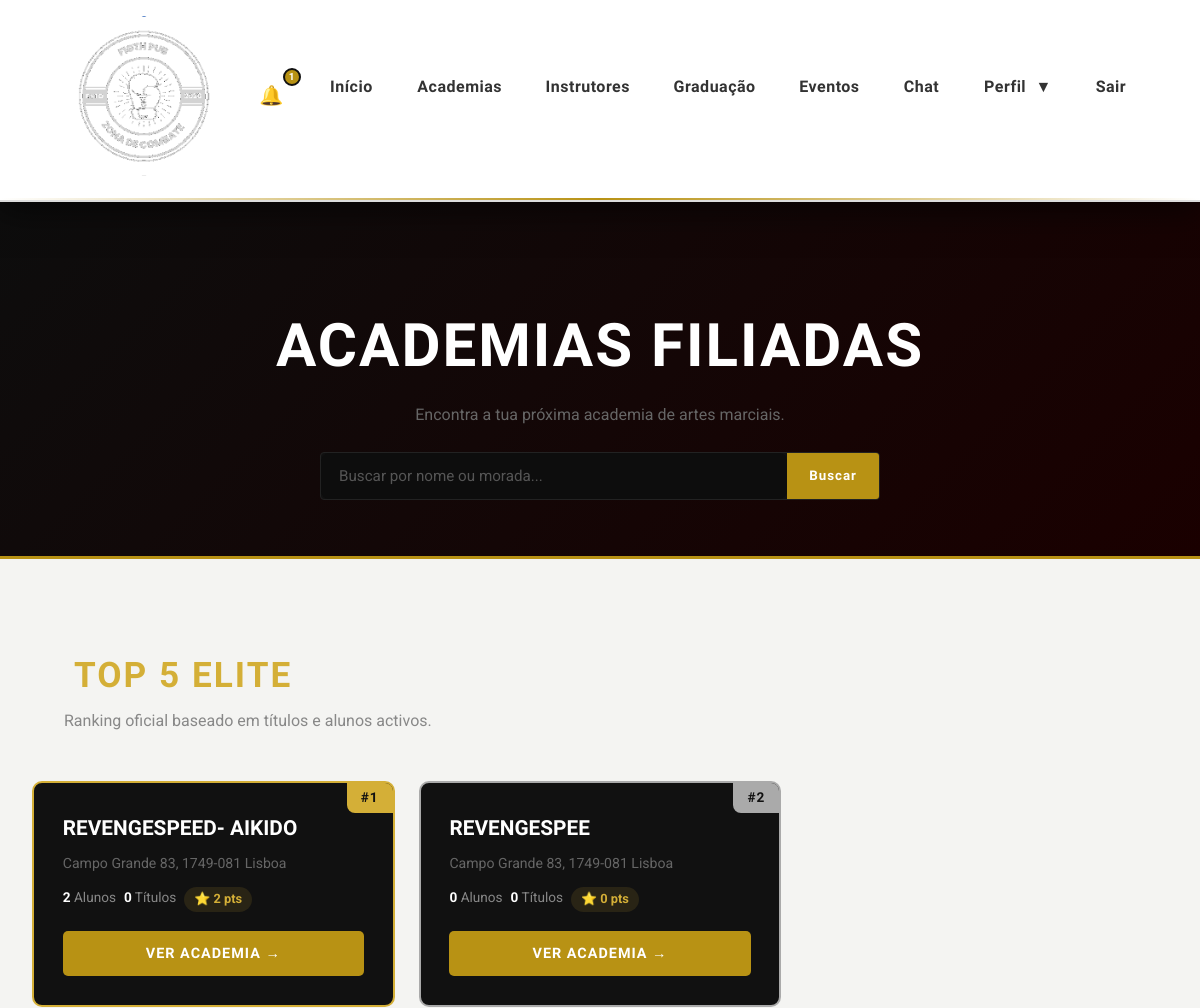
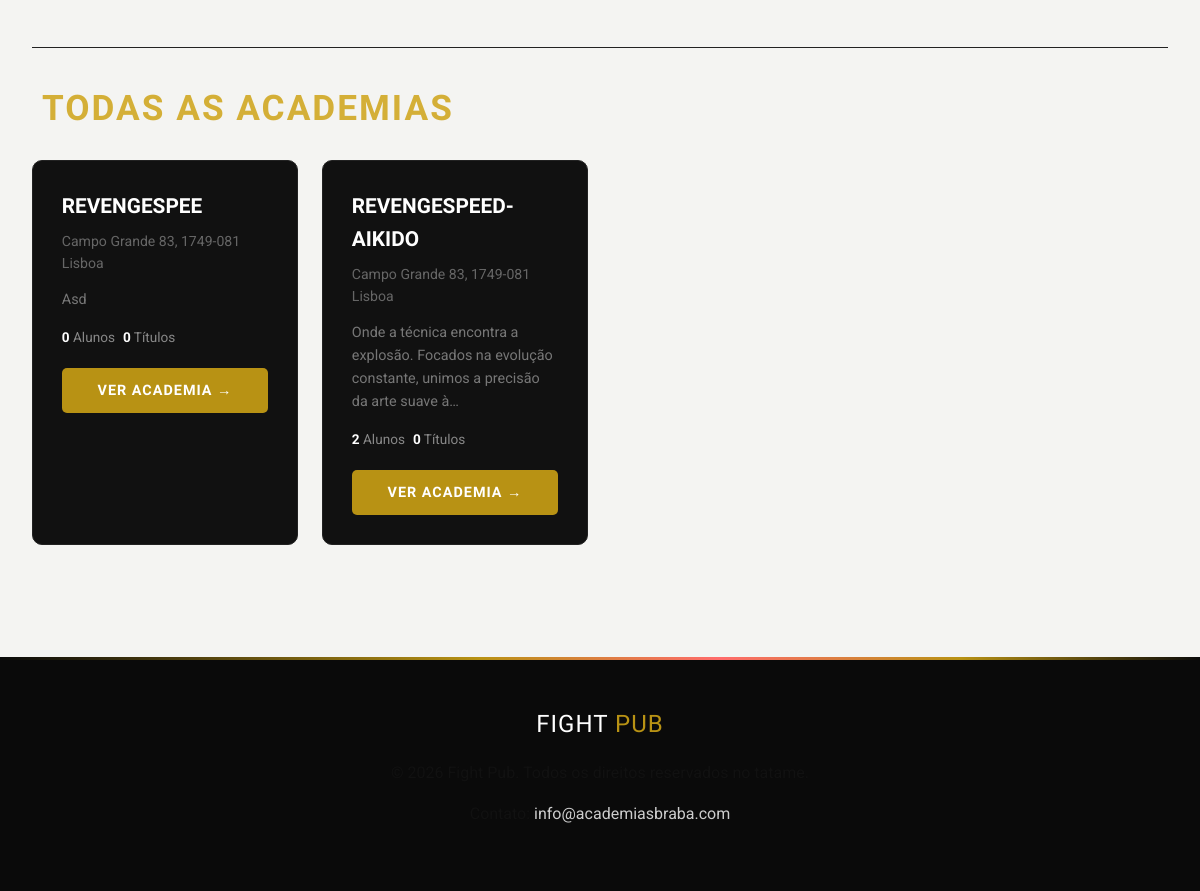
The page /academies.php (signed in) on the database its author committed (2 pictures, top to bottom).
### tables this page shows
CREATE TABLE academies (
        id INTEGER PRIMARY KEY AUTOINCREMENT, 
        name TEXT NOT NULL, 
        address TEXT, 
        description TEXT, 
        num_students INTEGER DEFAULT 0, 
        num_titles INTEGER DEFAULT 0
    , avatar TEXT);

### academies.php (the view, shortened to what this page needs)
<?php
include 'header.php';
$db = new SQLite3('academies.db');
$db->exec("CREATE TABLE IF NOT EXISTS reviews (
    id INTEGER PRIMARY KEY AUTOINCREMENT,
    academy_id INTEGER NOT NULL,
    user_id INTEGER NOT NULL,
    rating INTEGER NOT NULL,
    comment TEXT,
    created_at DATETIME DEFAULT CURRENT_TIMESTAMP,
    UNIQUE(academy_id, user_id)
)");
$search         = isset($_GET['search']) ? trim($_GET['search']) : '';
$search_escaped = SQLite3::escapeString($search);
$is_searching   = !empty($search);
if (!$is_searching) {
    $result_top5 = $db->query("
        SELECT a.*, COUNT(DISTINCT s.id) as real_num_students,
               ROUND(AVG(CAST(r.rating AS FLOAT)),1) as avg_rating,
               COUNT(DISTINCT r.id) as total_reviews
        FROM academies a
        LEFT JOIN students s  ON a.id = s.academy_id
        LEFT JOIN reviews  r  ON a.id = r.academy_id
        GROUP BY a.id
        ORDER BY (a.num_titles + COUNT(DISTINCT s.id)) DESC
        LIMIT 5
    ");
}
$result_all = $db->query("
    SELECT a.*, COUNT(DISTINCT s.id) as real_num_students,
           ROUND(AVG(CAST(r.rating AS FLOAT)),1) as avg_rating,
           COUNT(DISTINCT r.id) as total_reviews
    FROM academies a
    LEFT JOIN students s  ON a.id = s.academy_id
    LEFT JOIN reviews  r  ON a.id = r.academy_id
    WHERE a.name    LIKE '%$search_escaped%'
       OR a.address LIKE '%$search_escaped%'
    GROUP BY a.id
    ORDER BY a.name ASC
");
?>
<main class="academies-main">
    <div class="page-hero-bar">
        <div class="page-hero-bar-inner">
            <h1>Academias Filiadas</h1>
            <p>Encontra a tua próxima academia de artes marciais.</p>
            <form class="fp-search-form" method="GET">
                <input type="text" name="search"
                       placeholder="Buscar por nome ou morada..."
                       value="<?php echo htmlspecialchars($search); ?>">
                <button type="submit"> Buscar</button>
            </form>
        </div>
    </div>
    <?php if (!$is_searching): ?>
    <div class="section-block">
        <div class="section-block-header">
            <h2 class="section-title-gold"> Top 5 Elite</h2>
            <p>Ranking oficial baseado em títulos e alunos activos.</p>
        </div>
        <div class="top5-grid">
            <?php
            $rank = 1;
            while ($ac = $result_top5->fetchArray(SQLITE3_ASSOC)):
                $score = $ac['num_titles'] + $ac['real_num_students'];
                $rank_cls = $rank <= 3 ? "rank-$rank" : '';
            ?>
            <div class="academy-card-dark <?php echo $rank_cls; ?>">
                <div class="academy-card-rank">#<?php echo $rank; ?></div>
                <div class="academy-card-body">
                    <h3><?php echo htmlspecialchars($ac['name']); ?></h3>
                    <p class="academy-card-addr"> <?php echo htmlspecialchars($ac['address']); ?></p>
                    <div class="academy-card-stats">
                        <span> <strong><?php echo $ac['real_num_students']; ?></strong> Alunos</span>
                        <span> <strong><?php echo $ac['num_titles']; ?></strong> Títulos</span>
                        <span class="score-badge">⭐ <?php echo $score; ?> pts</span>
                    </div>
                    <a href="academy_details.php?id=<?php echo $ac['id']; ?>" class="btn-card-details">Ver Academia →</a>
                </div>
            </div>
            <?php $rank++; endwhile; ?>
        </div>
    </div>
    <div class="fp-divider" style="margin:0 2rem"></div>
    <div class="section-block-header" style="padding:2rem 2rem 0">
        <h2 class="section-title-gold"> Todas as Academias</h2>
    </div>
    <?php else: ?>
    <div class="section-block-header" style="padding:2rem 2rem 0">
        <h2 class="section-title-gold"> Resultados para "<?php echo htmlspecialchars($search); ?>"</h2>
    </div>
    <?php endif; ?>
    <div class="academy-all-grid">
        <?php
        while ($ac = $result_all->fetchArray(SQLITE3_ASSOC)):
        ?>
        <div class="academy-card-dark">
            <div class="academy-card-body">
                <h3><?php echo htmlspecialchars($ac['name']); ?></h3>
                <p class="academy-card-addr"> <?php echo htmlspecialchars($ac['address']); ?></p>
                <p class="academy-card-desc"><?php echo htmlspecialchars(mb_substr($ac['description'] ?? '', 0, 100)) . (mb_strlen($ac['description'] ?? '') > 100 ? '…' : ''); ?></p>
                <div class="academy-card-stats">
                    <span> <strong><?php echo $ac['real_num_students']; ?></strong> Alunos</span>
                    <span> <strong><?php echo $ac['num_titles']; ?></strong> Títulos</span>
                </div>
                <a href="academy_details.php?id=<?php echo $ac['id']; ?>" class="btn-card-details">Ver Academia →</a>
            </div>
        </div>
        <?php endwhile; ?>
    </div>
</main>
<?php $db->close(); include 'footer.php'; ?>

### rows shown on the page
academies: name "REVENGESPEED- AIKIDO", address "Campo Grande 83, 1749-081 Lisboa", real_num_students "2", num_titles "0", score "2", description "Onde a técnica encontra a explosão. Focados na evolução constante, unimos a precisão da arte suave à"
academies: name "REVENGESPEE", address "Campo Grande 83, 1749-081 Lisboa", real_num_students "0", num_titles "0", description "Asd"

### other values the page prints
$pending_count "1"
